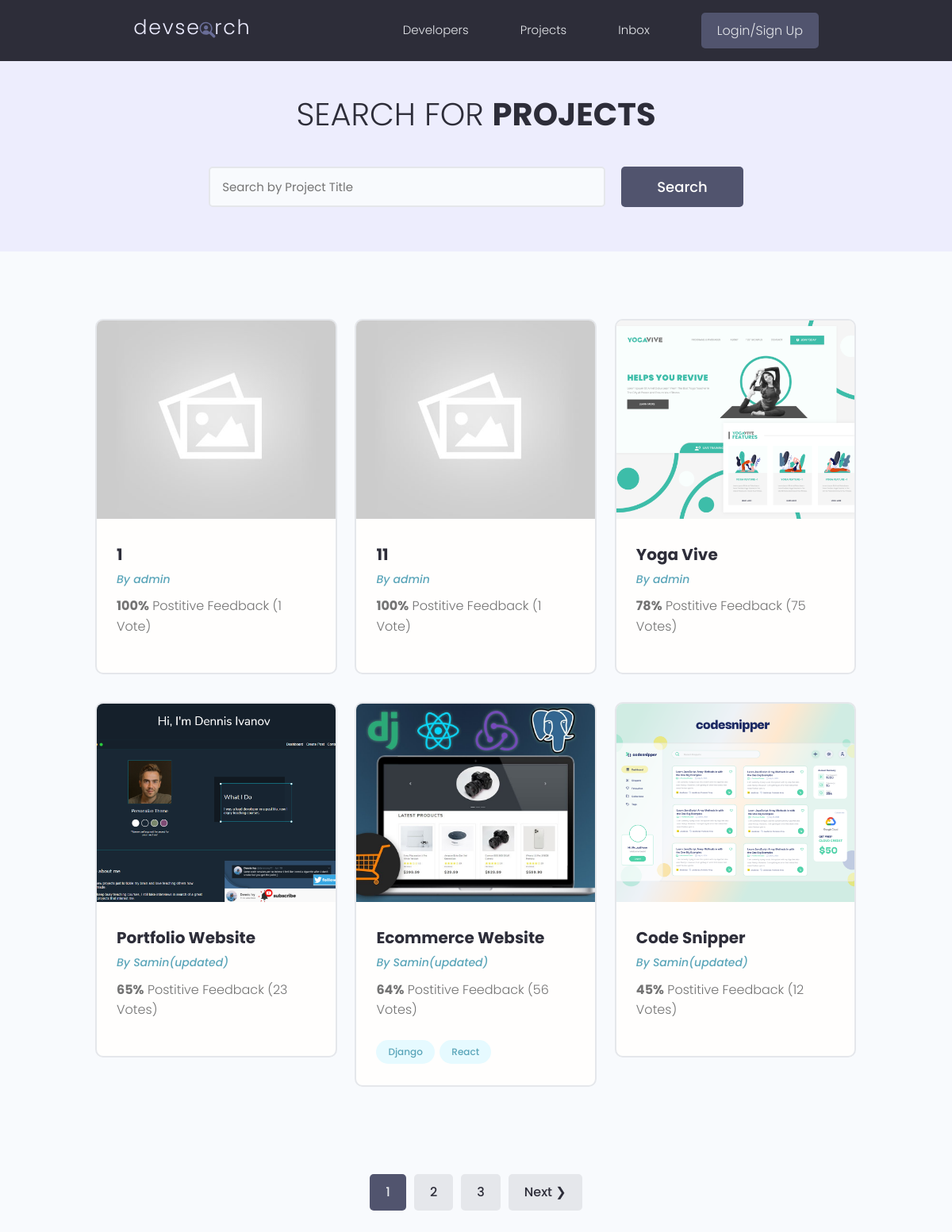
/projects/, run on the app's committed database.
### projects/models.py (models this page shows, shortened)
class Project(models.Model):
    owner=models.ForeignKey(Profile,null=True,on_delete=models.SET_NULL)
    title=models.CharField(max_length=200)
    description=models.TextField(null=True,blank=True)
    featured_image=models.ImageField(null=True,blank=True,default="default.jpg")
    demo_link=models.CharField(max_length=2000,null=True,blank=True)
    source_link=models.CharField(max_length=2000,null=True,blank=True)
    tags=models.ManyToManyField('Tag',blank=True)
    vote_total=models.IntegerField(default=0,null=True,blank=True)
    vote_ratio=models.IntegerField(default=0,null=True,blank=True)
    created=models.DateTimeField(auto_now_add=True)
    id=models.UUIDField(default=uuid.uuid4,unique=True,primary_key=True,editable=False)
    class Meta:
      ordering=['-vote_ratio','-vote_total','title']

class Tag(models.Model):
      name=models.CharField(max_length=200)
      created=models.DateTimeField(auto_now_add=True)
      id=models.UUIDField(default=uuid.uuid4,unique=True,primary_key=True,editable=True)
      def __str__(self):
        return self.name

### users/models.py (models this page shows, shortened)
class Profile(models.Model):
   user=models.OneToOneField(User, on_delete=models.CASCADE,null=True,blank=True)
   name=models.CharField(max_length=200,blank=True,null=True)
   email=models.EmailField(max_length=500,blank=True,null=True)
   username=models.CharField(max_length=200,blank=True,null=True)
   location=models.CharField(max_length=200,blank=True,null=True)
   shot_intro=models.CharField(max_length=200,blank=True,null=True)
   bio=models.TextField(blank=True,null=True)
   profile_image=models.ImageField(null=True,blank=True,upload_to='profiles/',default='profiles/user-default.png')
   social_github=models.CharField(max_length=200,blank=True,null=True)
   social_twitter=models.CharField(max_length=200,blank=True,null=True)
   social_linkedin=models.CharField(max_length=200,blank=True,null=True)
   social_youtube=models.CharField(max_length=200,blank=True,null=True)
   created=models.DateTimeField(auto_now_add=True)
   id=models.UUIDField(default=uuid.uuid4,unique=True,primary_key=True,editable=False)

### projects/views.py (the view)
# urls.py: path('projects/', include('projects.urls')),
def projects(request):
  projects, search_query = searchProjects(request)
  custom_range, projects=paginateProjects(request,projects,6)
  context={'projects':projects,'search_query':search_query,'custom_range': custom_range}
  return render(request,'projects/projects.html',context)

### projects/utils.py (called while the page is built)
def paginateProjects(request, projects,results):
  page=request.GET.get('page')
  paginator=Paginator(projects,results)
  try:
     projects=paginator.page(page)
  except PageNotAnInteger:
     page=1
     projects=paginator.page(page)
  except EmptyPage:
     page=paginator.num_pages
     projects=paginator.page(page)
  leftIndex=(int(page) - 4)
  if leftIndex<1:
    leftIndex=1
  rightIndex=(int(page) + 5)
  if rightIndex>paginator.num_pages:
    rightIndex= paginator.num_pages + 1
  custom_range=range(leftIndex,rightIndex)
  return custom_range, projects

def searchProjects(request):
  search_query=''
  if request.GET.get('search_query'):
    search_query=request.GET.get('search_query')
  tags=Tag.objects.filter(name__icontains=search_query)
  projects=Project.objects.distinct().filter(Q(title__icontains=search_query) |
                                  Q(description__icontains=search_query) |
                                 Q(owner__name__icontains=search_query) |
                                 Q(tags__in=tags) )
  return projects, search_query

### projects/templates/projects/projects.html (shortened to what this page needs)
{% extends 'main.html' %} {% block content %}
<main class="projects">
  <section class="hero-section text-center">
    <div class="container container--narrow">
      <div class="hero-section__box">
        <h2>Search for <span>Projects</span></h2>
      </div>
      <div class="hero-section__search">
        <form id="searchForm" class="form" action="{% url 'projects' %}" method="get">
          <div class="form__field">
            <input
              class="input input--text"
              id="formInput#search"
              type="text"
              value="{{search_query}}"
              name="search_query"
              placeholder="Search by Project Title"
            />
          </div>
          <input class="btn btn--sub btn--lg" type="submit" value="Search" />
        </form>
      </div>
    </div>
  </section>
  <section class="projectsList">
    <div class="container">
      <div class="grid grid--three">
        {% for project in projects %}
        <div class="column">
          <div class="card project">
            <a href="{% url 'singleProject' project.id %}" class="project">
              <img
                class="project__thumbnail"
                src="{{project.featured_image.url}}"
                alt="project thumbnail"
              />
              <div class="card__body">
                <h3 class="project__title">
                  {{project.title}}
                </h3>
                <p>
                  <a class="project__author" href="{% url 'user-profile' project.owner.id %}"
                    >By {{project.owner.name}}</a
                  >
                </p>
                <p class="project--rating">
                  <span style="font-weight: bold">{{project.vote_ratio}}%</span> Postitive Feedback
                  ({{project.vote_total}} Vote{{project.vote_total|pluralize:"s"}})
                </p>
                <div class="project__tags">
                  {% for tag in project.tags.all %}
                  <span class="tag tag--pill tag--main">
                    <small>{{tag}}</small>
                  </span>
                  {% endfor %}
                </div>
              </div>
            </a>
          </div>
        </div>
        {% endfor %}
      </div>
    </div>
  </section>
{% include 'pagination.html' with query_set=projects custom_range=custom_range %}
</main>
{% endblock %}

### templates/main.html (shortened to what this page needs)
<!DOCTYPE html>
{% load static %}
<html lang="en">
  <head>
    <link rel="stylesheet" href="{% static 'uikit/styles/uikit.css' %}" />
    <link rel="stylesheet" href="{% static 'styles/app.css' %}" />
  </head>
  <body>
    {% include 'navbar.html' %}
    {% block content %} {% endblock %}
  </body>
</html>

### templates/navbar.html (shortened to what this page needs)
{% load static %}
<header class="header">
  <div class="container container--narrow">
    <a href="{% url 'profiles' %}" class="header__logo">
      <img src="{% static 'images/logo.svg' %}" alt="DevSearch Logo" />
    </a>
    <nav class="header__nav">
      <ul class="header__menu">
        <li class="header__menuItem">
          <a href="{% url 'profiles' %}">Developers</a>
        </li>
        <li class="header__menuItem">
          <a href="{% url 'projects' %}">Projects</a>
        </li>
        <li class="header__menuItem"><a href="">Inbox</a></li>
        {% if request.user.is_authenticated %}
        <li class="header__menuItem">
          <a href="{% url 'account' %}">Account</a>
        </li>
        <li class="header__menuItem">
          <a href="{% url 'logout' %}" class="btn btn--sub">Log out</a>
        </li>
        {% else %}
        <li class="header__menuItem">
          <a href="{% url 'login' %}" class="btn btn--sub">Login/Sign Up</a>
        </li>
        {% endif %}
      </ul>
    </nav>
  </div>
</header>

### templates/pagination.html (shortened to what this page needs)
{% if query_set.has_other_pages %}
<div class="pagination">
<ul class="container">
  {% for page in custom_range %}
  {% if page == query_set.number %}
  <li>
    <a href="?page={{page}}"  class="btn page-link btn--sub" data-page="{{page}}" >{{page}} </a>
  </li>
  {% else %}
  <li>
    <a href="?page={{page}}"  class="btn page-link" data-page="{{page}}" >{{page}} </a>
  </li>
  {% endif %}
  {% endfor %}
  {% if query_set.has_next %}
  <li>
    <a href="?page={{query_set.next_page_number}}" data-page="{{query_set.next_page_number}}" class="btn page-link" >  Next &#10095;</a>
  </li>
  {% endif %}
</ul>
</div>
{% endif %}

### static/styles/app.css (style rules this page uses)
:root { --color-sub: #2d2d39; }
.btn--sub { background-color: var(--color-sub-light); }
.card { border: 2px solid var(--color-light); }
img { width: 100%; }
.header { position: sticky; z-index: 111; background-color: var(--color-sub); padding: 1.5rem 0; }
.header > .container { display: flex; justify-content: space-between; align-items: center; }
.header__logo > img { height: 3.8rem; }
.header__nav > ul { display: inline-flex; align-items: center; list-style: none; gap: 6.5rem; }
.header__menuItem > a { color: var(--color-light); font-weight: 300; }
.hero-section { height: 40vh; display: flex; align-items: center; background-color: var(--color-sub); }
.hero-section__box { margin-bottom: 4rem; }
.hero-section__box > h2, .hero-section__box > h2 > span { font-size: 4rem; color: var(--color-light); line-height: 1.3; text-transform: uppercase; }
.hero-section__box > h2 { font-weight: 300; }
.hero-section__box > h2 > span { font-weight: 700; }
.hero-section__search > .form { display: flex; align-items: center; justify-content: center; gap: 2rem; }
.hero-section__search > .form input.input--text { width: 50rem; }
.pagination { margin-top: 8rem; margin-bottom: 10rem; }
.pagination > ul { flex-wrap: wrap; list-style: none; display: flex; align-items: center; justify-content: center; gap: 1rem; }
.pagination .btn { color: var(--color-sub); }
.pagination .btn.btn--sub { color: var(--color-light); }
.project__author { font-size: 1.4rem; font-style: italic; }
.project--rating { margin-bottom: 1.6em; margin-top: .5em; }
.projects > .hero-section { background: var(--color-sub-lighter); height: 30vh; }
.projects .hero-section__box { margin-bottom: 2.5rem; }
.projects .hero-section__box > h2 { color: var(--color-sub); }
.projects .hero-section__box > h2 > span { font-weight: 700; color: var(--color-sub); }
.projectsList { margin-top: 8rem; }
.project__thumbnail { height: 25rem; object-fit: cover; object-position: top center; }
.project__title { font-size: 2rem; font-weight: 700; color: var(--color-sub); }

### static/uikit/styles/modules/_variables.css (style rules this page uses)
:root { --color-main: #5aa5b9; --color-main-light: #e6faff; --color-sub: #3f4156; --color-sub-light: #51546e; --color-sub-lighter: #ededfd; --color-text: #737373; --color-gray: #8b8b8b; --color-light: #e5e7eb; --color-light-gray: #767676; --color-bg: #f8fafd; --color-white: #fffefd; --color-white-light: #f3f3f3; --color-success: #359e64; --color-success-bg: #def8e8; --color-error: #fc4b0b; --color-error-bg: #fff2ee; --font-base: 'Poppins', arial, helvetica, 'Segoe UI', roboto, ubuntu, sans-serif; --font-monospace: 'Fira Code', 'Courier New', courier, monospace; --font-regular: 300; --font-medium: 500; --font-bold: 700; --generic-shadow: 1px 1px 5px #00000010; --generic-transition: all 0.3s ease-in-out; }

### static/uikit/styles/modules/_base.css (style rules this page uses)
* { margin: 0; padding: 0; box-sizing: border-box; text-rendering: optimizeLegibility; color: inherit; font-size: inherit; }
html { font-size: 50%; }
@media only screen and (min-width: 480px) { html { font-size: 56.25%; } }
@media only screen and (min-width: 1200px) { html { font-size: 62.5%; } }
body { line-height: 1.6; font-weight: 400; font-size: 1.5rem; color: var(--color-text); background-color: var(--color-bg); min-height: 100vh; }

### static/uikit/styles/modules/_typography.css (style rules this page uses)
* { font-family: var(--font-base); }
h2 { font-size: 3.6rem; font-weight: var(--font-bold); }
h3 { font-size: 3.2rem; font-weight: var(--font-medium); }
p, span, strong { font-size: 1.6rem; color: var(--color-text); font-weight: var(--font-regular); }
a { padding-bottom: 2px; text-decoration: none; display: inline-block; color: var(--color-main); font-weight: var(--font-medium); }

### static/uikit/styles/modules/_utilities.css (style rules this page uses)
.container { width: 92%; max-width: 165rem; margin: 0 auto; box-sizing: border-box; }
.container--narrow { width: 92%; max-width: 120rem; }
@media screen and (min-width: 1000px) { .container { width: 90%; } }
@media screen and (min-width: 1000px) { .container--narrow { width: 85%; } }
@media screen and (min-width: 1200px) { .container { width: 80%; } }
@media screen and (min-width: 1200px) { .container--narrow { width: 72%; } }
.text-center { text-align: center; }

### static/uikit/styles/modules/_card.css (style rules this page uses)
.card { border-radius: 1rem; background-color: var(--color-white); border: 1.5px solid var(--color-light); width: auto; height: auto; margin-top: 0.5rem; margin-bottom: 0.5rem; overflow: hidden; }
.card__body, .card__header { padding: 2rem 2.5rem; }

### data on the page
Project: featured_image (placeholder picture), title "1", owner.name "admin", vote_ratio "100", vote_total "1"
Project: featured_image (placeholder picture), title "11", owner.name "admin", vote_ratio "100", vote_total "1"
Project: featured_image (picture), title "Yoga Vive", owner.name "admin", vote_ratio "78", vote_total "75"
Project: featured_image (picture), title "Portfolio Website", owner.name "Samin(updated)", vote_ratio "65", vote_total "23"
Project: featured_image (picture), title "Ecommerce Website", owner.name "Samin(updated)", vote_ratio "64", vote_total "56"
Tag: name "Django"
Tag: name "React"
Project: featured_image (picture), title "Code Snipper", owner.name "Samin(updated)", vote_ratio "45", vote_total "12"

### other printed values
{{ page }} "1"
{{ page }} "2" "3"
